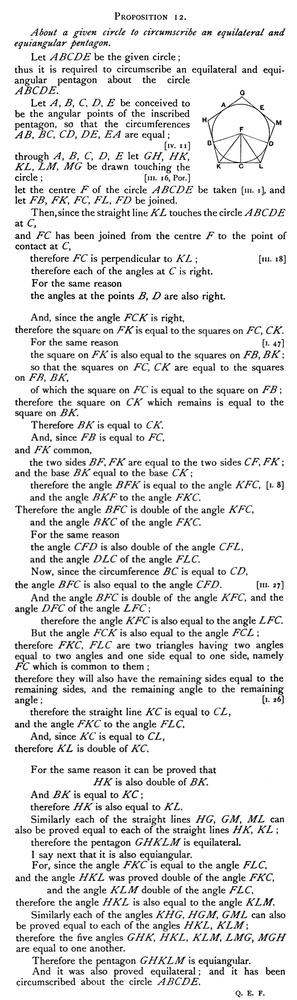
#> input picture resources/heath/propositions/IV.12.png, 297 x 1000 px, shrunk from 640 x 2156 before the run
$ python -i detect_graphics.py   (imports and definitions only)
#> lines starting #> are read from the running program, lines starting #| are printed output that depends on the picture; after the words box and inside, x2 and y2 are one past the last pixel; in counts of white or black regions, pixels touching at a corner belong together
"""Module for detecting graphics in proposition pages."""

import cv2
import json
import argparse
import numpy as np
from pathlib import Path
import sys
from typing import Any, Dict, List, Optional, Union

# Configuration
HEATH_DIR = Path("resources/heath")


# [22 lines left out: functions load_json, save_json, get_book_slug_from_path, not called in this run]


def detect_graphic_cv(image_path: Path, debug: bool = False) -> Dict[str, Any]:
    """Detects graphics in an image using OpenCV algorithms."""
#> called with debug = False
    # Load image
    img = cv2.imread(str(image_path))
#> img is the input picture: shape (1000, 297, 3); min 0, max 255, mean 229.6
    if img is None:
        return {"error": "Could not load image"}

    gray = cv2.cvtColor(img, cv2.COLOR_BGR2GRAY)

    # 1. Binarize (Invert so ink is white, paper is black)
    # Otsu's thresholding
    _, binary = cv2.threshold(gray, 0, 255, cv2.THRESH_BINARY_INV + cv2.THRESH_OTSU)
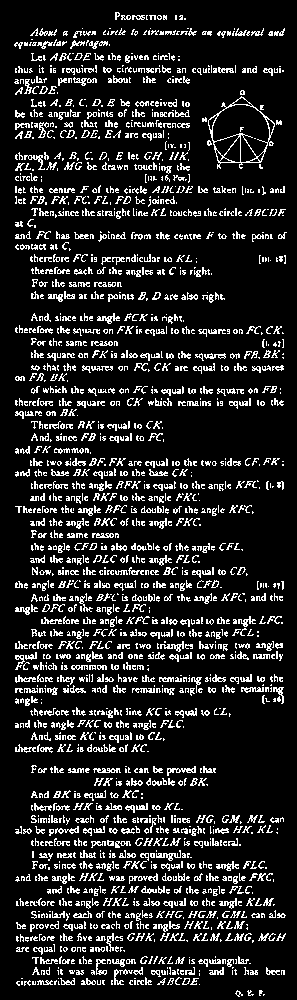
#> binary: shape (1000, 297); 14.1% white in thin lines or dots

    # 2. Connected Components
    num_labels, labels, stats, centroids = cv2.connectedComponentsWithStats(
        binary, connectivity=8
    )
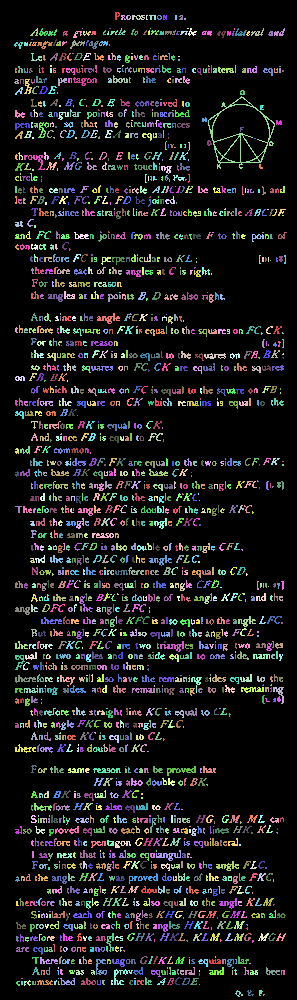
#> labels: shape (1000, 297) int32; 2032 distinct labels, from 0 to 2031; one colour per label, 0 black
#> num_labels = 2032; stats = 2032 rows, first 6: [0, 0, 297, 1000, 255066], [115, 12, 5, 8, 25], [121, 15, 10, 5, 32], [132, 15, 13, 5, 42], [146, 15, 2, 5, 7], [149, 15, 7, 5, 23]; centroids = 2032 pairs, first value 15.44 to 284.7, second value 14.96 to 994.3

    graphics_mask = np.zeros_like(binary)

    large_components = []

    # Thresholds
    MIN_GRAPHIC_DIM = (
        60  # Minimum width or height to be considered a "line" or "circle" part
    )
    MAX_TEXT_HEIGHT = 40  # Height of a line of text usually < 30-40px
    MIN_TEXT_WIDTH = 100  # Lines of text are usually wider than this

    # Step A: Find the "Core" (the actual drawing)
    for i in range(1, num_labels):  # Skip background
        w = stats[i, cv2.CC_STAT_WIDTH]
        h = stats[i, cv2.CC_STAT_HEIGHT]

        # Filter text lines
        if w > MIN_TEXT_WIDTH and h < MAX_TEXT_HEIGHT:
            continue

        if w > MIN_GRAPHIC_DIM or h > MIN_GRAPHIC_DIM:
            large_components.append(i)
            graphics_mask[labels == i] = 255
#> this loop made 2031 passes
#> (w, h) on passes 1 to 3: (5, 8), (10, 5), (13, 5)
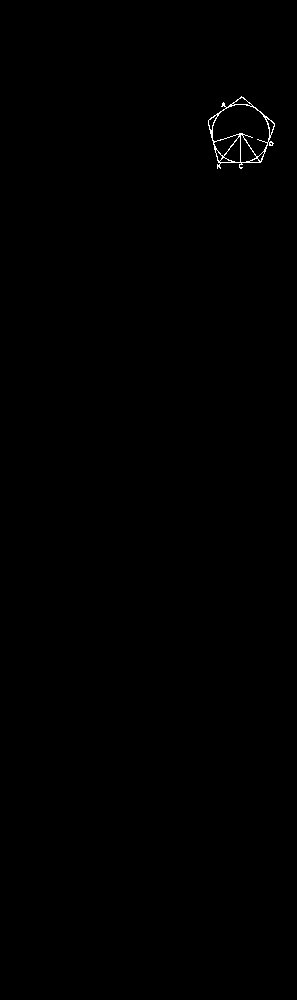
#> graphics_mask: shape (1000, 297); 0.2% white in thin lines or dots, all inside (x1, y1, x2, y2) = (208, 96, 275, 169)
#> after the loop, large_components = [156]

    if not large_components:
        return {"error": "No large graphic components found"}

    # Step B: Bounding box of the core
    points = cv2.findNonZero(graphics_mask)
#> points = contour of 596 points, box (x1, y1, x2, y2) (208, 96, 275, 169), area 132
    if points is None:
        return {"error": "Mask empty"}

    gx, gy, gw, gh = cv2.boundingRect(points)
#> gx = 208; gy = 96; gw = 67; gh = 73

    # Step C: Add nearby labels (points, letters)
    LABEL_SEARCH_MARGIN = 20

    search_x = max(0, gx - LABEL_SEARCH_MARGIN)
#> search_x = 188
    search_y = max(0, gy - LABEL_SEARCH_MARGIN)
#> search_y = 76
    search_w = gw + 2 * LABEL_SEARCH_MARGIN
#> search_w = 107
    search_h = gh + 2 * LABEL_SEARCH_MARGIN
#> search_h = 113

    final_mask = graphics_mask.copy()

    for i in range(1, num_labels):
        if i in large_components:
            continue

        x = stats[i, cv2.CC_STAT_LEFT]
        y = stats[i, cv2.CC_STAT_TOP]
        w = stats[i, cv2.CC_STAT_WIDTH]
        h = stats[i, cv2.CC_STAT_HEIGHT]

        if w > MIN_TEXT_WIDTH and h < MAX_TEXT_HEIGHT:
            continue

        cx = x + w / 2
        cy = y + h / 2

        if (search_x <= cx <= search_x + search_w) and (
            search_y <= cy <= search_y + search_h
        ):
            final_mask[labels == i] = 255
#> this loop made 2031 passes
#> (x, y, w, h, cx, cy) on passes 1 to 3: (115, 12, 5, 8, 117.5, 16), (121, 15, 10, 5, 126, 17.5), (132, 15, 13, 5, 138.5, 17.5)
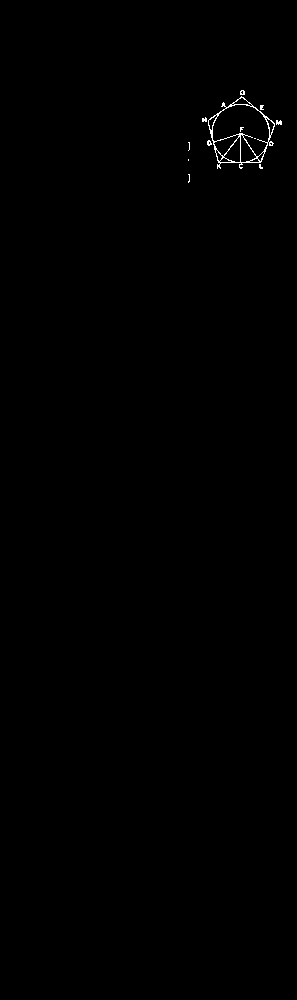
#> final_mask: shape (1000, 297); 0.25% white in thin lines or dots, all inside (x1, y1, x2, y2) = (188, 90, 282, 183)

    points = cv2.findNonZero(final_mask)
#> points = contour of 743 points, box (x1, y1, x2, y2) (188, 90, 282, 183), area 1715
    if points is None:
        return {"error": "Final mask empty"}

    gx, gy, gw, gh = cv2.boundingRect(points)
#> gx = 188; gy = 90; gw = 94; gh = 93

    # Padding
    PADDING = 10
    height, width = img.shape[:2]
#> height = 1000; width = 297

    gx = max(0, gx - PADDING)
#> gx = 178
    gy = max(0, gy - PADDING)
#> gy = 80
    gw = min(width - gx, gw + 2 * PADDING)
#> gw = 114
    gh = min(height - gy, gh + 2 * PADDING)
#> gh = 113

    if debug:
        debug_dir = Path("debug_graphics")
        debug_dir.mkdir(exist_ok=True)
        debug_img = img.copy()
        cv2.rectangle(debug_img, (gx, gy), (gx + gw, gy + gh), (0, 0, 255), 2)
        debug_path = debug_dir / f"{Path(image_path).name}"
        cv2.imwrite(str(debug_path), debug_img)

    return {"x_offset": int(gx), "y_offset": int(gy), "crop_box": [int(gw), int(gh)]}


# [76 lines left out: functions process_books, main, not called in this run]


# [2 lines not run here, left out]

>>> result = detect_graphic_cv('../../../../resources/heath/propositions/IV.12.png')
#> result = {'x_offset': 178, 'y_offset': 80, 'crop_box': [114, 113]}
